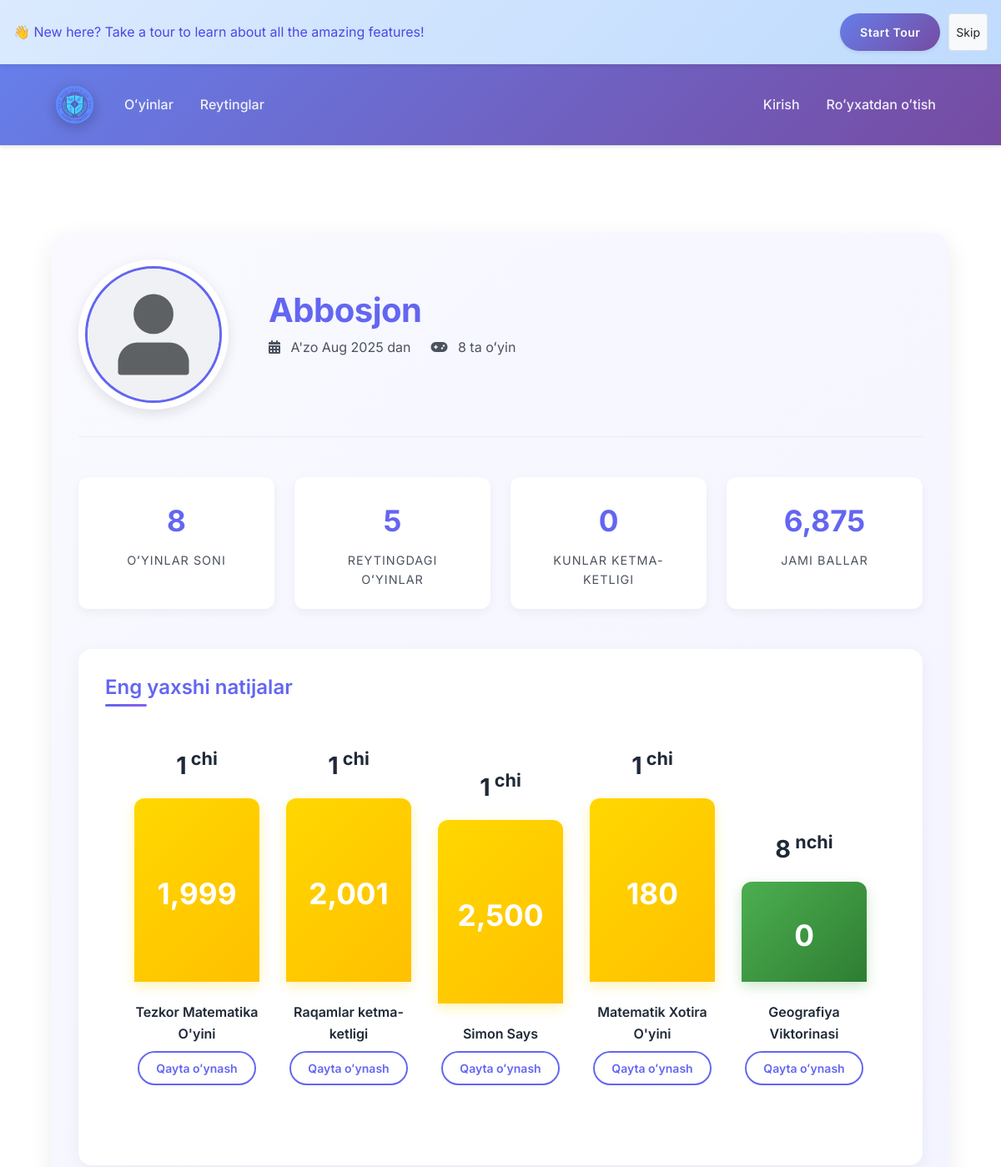
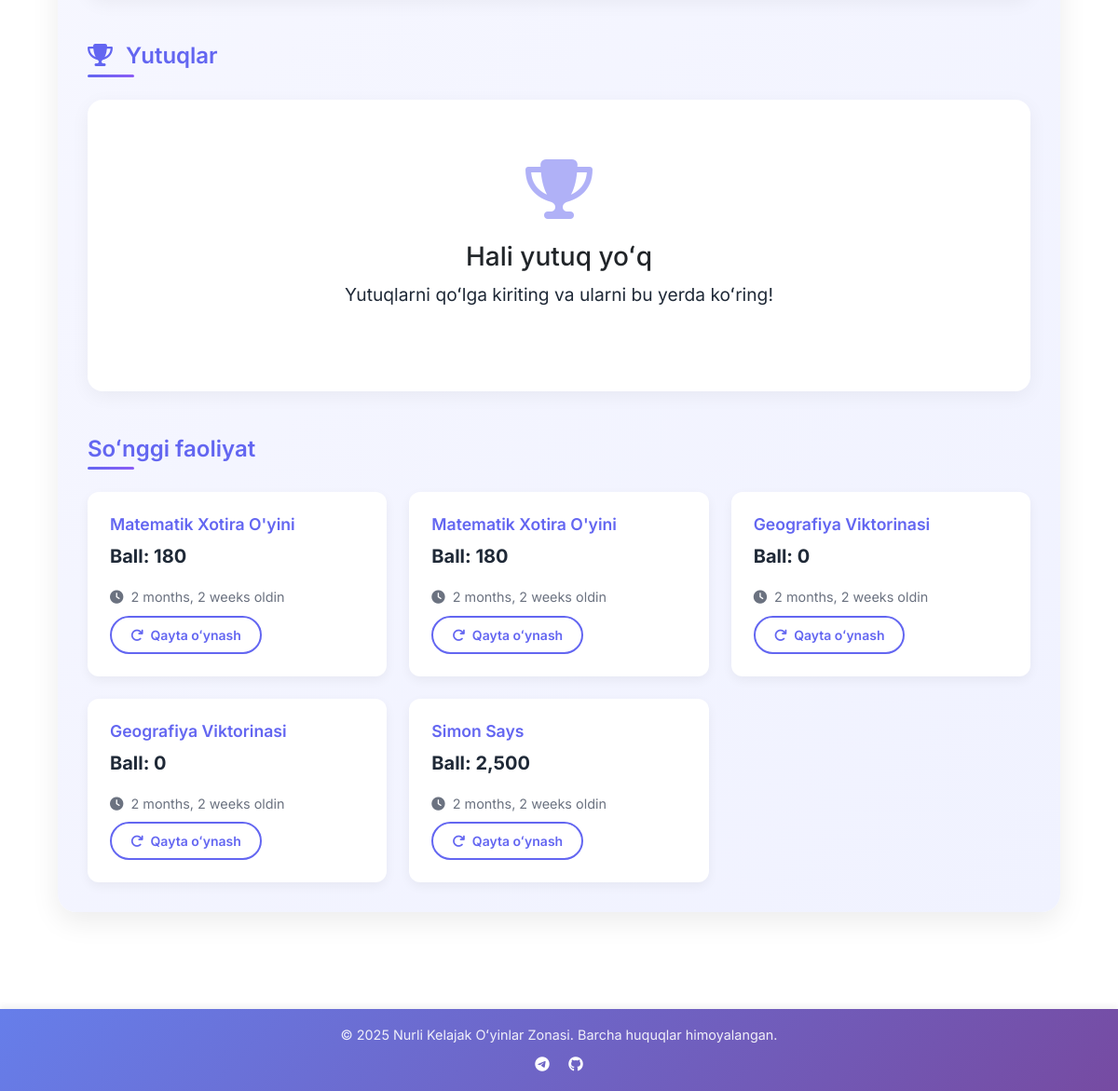
The page /accounts/profile/Abbosjon/ on the database its author committed (2 pictures, top to bottom).
### accounts/models.py (models this page shows, shortened)
class User(AbstractUser):
    avatar = models.ImageField(upload_to='avatars/', null=True, blank=True)
    bio = models.TextField(max_length=500, blank=True)
    groups = models.ManyToManyField(
        'auth.Group',
        related_name='custom_user_set',
        blank=True,
        help_text='The groups this user belongs to.',
        verbose_name='groups',
    )
    user_permissions = models.ManyToManyField(
        'auth.Permission',
        related_name='custom_user_set',
        blank=True,
        help_text='Specific permissions for this user.',
        verbose_name='user permissions',
    )

### games/models.py (models this page shows, shortened)
class Game(models.Model):
    DIFFICULTY_CHOICES = [
        ('easy', 'Easy'),
        ('medium', 'Medium'),
        ('hard', 'Hard'),
    ]
    CATEGORY_CHOICES = [
        ('math', 'Math'),
        ('geography', 'Geography'),
        ('memory', 'Memory'),
        ('word', 'Word/Language'),
        ('puzzle', 'Puzzle'),
        ('history', 'History'),
    ]
    name = models.CharField(max_length=100)
    slug = models.SlugField(unique=True)
    description = models.TextField()
    description_uzbek = models.TextField(blank=True, help_text="Uzbek description of the game")
    image = models.ImageField(
        upload_to=game_image_upload_path,
        null=True,
        blank=True,
        help_text="Upload game cover image (optimal size: 800x600px)"
    )
    is_active = models.BooleanField(default=True)
    difficulty_level = models.CharField(max_length=10, choices=DIFFICULTY_CHOICES, null=True, blank=True)
    category = models.CharField(max_length=20, choices=CATEGORY_CHOICES, null=True, blank=True)
    icon = models.CharField(max_length=50, default='fa-gamepad', help_text="Font Awesome icon class")

class GameScore(models.Model):
    user = models.ForeignKey(settings.AUTH_USER_MODEL, on_delete=models.CASCADE)
    game = models.ForeignKey('Game', on_delete=models.CASCADE)
    score = models.PositiveIntegerField()
    created_at = models.DateTimeField(auto_now_add=True)
    class Meta:
        ordering = ['-score']
        verbose_name = 'Game Score'
        verbose_name_plural = 'Game Scores'

### accounts/views.py (the view)
# urls.py: path('profile/<str:username>/', views.user_profile, name='user_profile'),
def user_profile(request, username):
    UserModel = get_user_model()
    try:
        profile_user = get_object_or_404(UserModel, username=username)
        total_points = GameScore.objects.filter(user=profile_user).aggregate(
            total=Sum('score')
        )['total'] or 0
        streak = 0
        today = datetime.now().date()
        current_date = today
        while GameScore.objects.filter(user=profile_user, created_at__date=current_date).exists():
            streak += 1
            current_date -= timedelta(days=1)
        stats = get_user_stats(profile_user)
        from .models import UserAchievement
        user_achievements = UserAchievement.objects.filter(user=profile_user).select_related('achievement')
        context = {
            'profile_user': profile_user,
            'games_played_count': stats['games_played_count'],
            'ranked_games_count': stats['ranked_games_count'],
            'daily_streak': streak,
            'total_points': total_points,
            'game_rankings': stats['game_rankings'],
            'recent_games': stats['recent_games'],
            'achievements': user_achievements,
            'is_own_profile': (request.user == profile_user)
        }
        return render(request, 'accounts/public_profile.html', context)
    except Exception as e:
        import logging
        logger = logging.getLogger(__name__)
        logger.error(f"Error in user_profile view: {str(e)}")
        raise Http404("User profile not found")

### accounts/templates/accounts/public_profile.html (shortened to what this page needs)
{% extends "base.html" %}
{% load static %}
{% load humanize %}
{% block content %}
<div class="profile-container">
    <div class="profile-header">
        <div class="avatar-container">
            <img src="{% if profile_user.avatar %}{{ profile_user.avatar.url }}{% else %}/media/avatars/avatar.png{% endif %}"
                 class="avatar-img"
                 alt="{{ profile_user.username }}'s avatar"
                 onerror="this.src='/media/avatars/avatar.png'">
        </div>
        <div class="profile-info">
            <h1 class="profile-username">{{ profile_user.username }}</h1>
            <div class="profile-meta">
                <span><i class="fas fa-calendar-alt me-2"></i> A'zo {{ profile_user.date_joined|date:"M Y" }} dan</span>
                <span><i class="fas fa-gamepad me-2"></i> {{ games_played_count|default:0 }} ta oʻyin</span>
            </div>
        </div>
    </div>
    <div class="stats-grid">
        <div class="stat-card">
            <div class="stat-value">{{ games_played_count|default:0 }}</div>
            <div class="stat-label">Oʻyinlar soni</div>
        </div>
        <div class="stat-card">
            <div class="stat-value">{{ ranked_games_count|default:0 }}</div>
            <div class="stat-label">Reytingdagi oʻyinlar</div>
        </div>
        <div class="stat-card" {% if daily_streak > 0 %}data-streak="true"{% endif %}>
            <div class="stat-value">{{ daily_streak|default:0 }}</div>
            <div class="stat-label">Kunlar ketma-ketligi</div>
        </div>
        <div class="stat-card">
            <div class="stat-value">{{ total_points|intcomma|default:0 }}</div>
            <div class="stat-label">Jami ballar</div>
        </div>
    </div>
    {% if game_rankings %}
    <div class="podium-container">
        <h2 class="section-title">Eng yaxshi natijalar</h2>
        <div class="podium">
            {% for ranking in game_rankings %}
            <div class="podium-place">
                <div class="podium-rank">
                    {{ ranking.position }}<sup>
                        {% if ranking.position == 1 %}chi
                        {% elif ranking.position == 2 %}nchi
                        {% elif ranking.position == 3 %}nchi
                        {% else %}nchi
                        {% endif %}
                    </sup>
                </div>
                <div class="podium-platform
                    {% if ranking.position == 1 %}podium-gold
                    {% elif ranking.position == 2 %}podium-silver
                    {% elif ranking.position == 3 %}podium-bronze
                    {% else %}podium-other{% endif %}">
                    <div class="podium-score">{{ ranking.high_score|intcomma }}</div>
                </div>
                <div class="podium-game">{{ ranking.game__name }}</div>
                <a href="{% url 'games:game_detail' ranking.game__slug %}" class="btn btn-sm btn-outline-primary mt-2">
                    Qayta oʻynash
                </a>
            </div>
            {% endfor %}
        </div>
    </div>
    {% else %}
    <div class="empty-state">
        <i class="fas fa-trophy empty-icon"></i>
        <h3>Hozircha reyting yoʻq</h3>
        <p class="empty-text">Reytingda koʻrinish uchun oʻyinlarda qatnashing!</p>
    </div>
    {% endif %}
    <div class="achievements-section">
        <h2 class="section-title">
            <i class="fas fa-trophy me-2"></i> Yutuqlar
        </h2>
        {% if achievements %}
            <div class="achievements-grid">
                {% for user_achievement in achievements %}
                <div class="achievement-card unlocked">
                    <div class="achievement-icon">
                        <i class="fas {{ user_achievement.achievement.icon }}"></i>
                    </div>
                    <div class="achievement-info">
                        <h4 class="achievement-title">{{ user_achievement.achievement.title }}</h4>
                        <p class="achievement-desc">{{ user_achievement.achievement.description }}</p>
                        <small class="achievement-date">
                            <i class="fas fa-calendar me-1"></i>{{ user_achievement.unlocked_at|date:"d.m.Y" }}
                        </small>
                    </div>
                </div>
                {% endfor %}
            </div>
        {% else %}
            <div class="empty-state">
                <i class="fas fa-trophy empty-icon"></i>
                <h3>Hali yutuq yoʻq</h3>
                <p class="empty-text">Yutuqlarni qoʻlga kiriting va ularni bu yerda koʻring!</p>
            </div>
        {% endif %}
    </div>
    <div class="game-activity">
        <h2 class="section-title">Soʻnggi faoliyat</h2>
        {% if recent_games %}
            <div class="activity-grid">
                {% for game in recent_games %}
                <div class="activity-card">
                    <h5 class="activity-game">{{ game.game.name }}</h5>
                    <p class="activity-score">Ball: {{ game.score|intcomma }}</p>
                    <div class="activity-meta">
                        <span><i class="fas fa-clock me-1"></i> {{ game.created_at|timesince }} oldin</span>
                        <a href="{% url 'games:game_detail' game.game.slug %}" class="btn btn-sm btn-outline-primary">
                            <i class="fas fa-redo me-1"></i> Qayta oʻynash
                        </a>
                    </div>
                </div>
                {% endfor %}
            </div>
        {% else %}
            <div class="empty-state">
                <i class="fas fa-gamepad empty-icon"></i>
                <h3>Soʻnggi faoliyat yoʻq</h3>
                <p class="empty-text">Faoliyatingizni koʻrish uchun oʻyinlarda qatnashing!</p>
            </div>
        {% endif %}
    </div>
</div>
{% endblock %}

### static/css/styles.css (style rules this page uses)
:root { --primary-color: #6366F1; --primary-dark: #4F46E5; --primary-light: #818CF8; --secondary-color: #8B5CF6; --accent-color: #FFFFFF; --background-color: #F8FAFC; --background-gradient: linear-gradient(135deg, #667EEA 0%, #764BA2 100%); --text-color: #1F2937; --text-light: #6B7280; --correct-color: #10B981; --wrong-color: #EF4444; --success-color: #22C55E; --warning-color: #F59E0B; --info-color: #3B82F6; --card-shadow: 0 4px 6px -1px rgba(0, 0, 0, 0.1), 0 2px 4px -1px rgba(0, 0, 0, 0.06); --card-shadow-hover: 0 20px 25px -5px rgba(0, 0, 0, 0.1), 0 10px 10px -5px rgba(0, 0, 0, 0.04); --card-shadow-lg: 0 25px 50px -12px rgba(0, 0, 0, 0.25); }
* { margin: 0; padding: 0; box-sizing: border-box; }
html { scroll-behavior: smooth; }
body { background-color: var(--background-color); color: var(--text-color); min-height: 100vh; display: flex; flex-direction: column; font-family: 'Inter', -apple-system, BlinkMacSystemFont, 'Segoe UI', Roboto, 'Helvetica Neue', Arial, sans-serif; line-height: 1.6; -webkit-font-smoothing: antialiased; -moz-osx-font-smoothing: grayscale; }
.btn-outline-primary { border: 2px solid var(--primary-color); color: var(--primary-color); font-weight: 600; border-radius: 9999px; padding: 0.5rem 1.25rem; transition: all 250ms ease-in-out; }

### static/css/theme.css (style rules this page uses)
:root { --bg-primary: #ffffff; --bg-secondary: #f8f9fa; --bg-tertiary: #e9ecef; --text-primary: #212529; --text-secondary: #6c757d; --border-color: #dee2e6; --card-bg: #ffffff; --card-shadow: 0 0.125rem 0.25rem rgba(0, 0, 0, 0.075); --accent-primary: #6f42c1; --accent-secondary: #e0e7ff; --link-color: #6f42c1; --link-hover: #5a32a3; --success-color: #28a745; --error-color: #dc3545; --warning-color: #ffc107; }
body { background-color: var(--bg-primary); color: var(--text-primary); }
a { color: var(--link-color); }
.card, .modal-content, [class*="card"] { background-color: var(--card-bg); color: var(--text-primary); border-color: var(--border-color); box-shadow: var(--card-shadow); transition: background-color 0.3s ease, color 0.3s ease, box-shadow 0.3s ease; }

### static/css/animations.css (style rules this page uses)
.btn { transition: all 0.3s ease; position: relative; overflow: hidden; }
button, a, input, select, textarea { transition: all 0.2s ease; }

### rows shown on the page
User: username "Abbosjon", date_joined "Aug 2025"
Game: game__name "Tezkor Matematika O'yini"
Game: game__name "Raqamlar ketma-ketligi"
Game: game__name "Simon Says"
Game: game__name "Matematik Xotira O'yini"
Game: game__name "Geografiya Viktorinasi"
GameScore: game.name "Matematik Xotira O'yini", score "180", created_at "2 months, 2 weeks"
GameScore: game.name "Matematik Xotira O'yini", score "180", created_at "2 months, 2 weeks"
GameScore: game.name "Geografiya Viktorinasi", score "0", created_at "2 months, 2 weeks"
GameScore: game.name "Geografiya Viktorinasi", score "0", created_at "2 months, 2 weeks"
GameScore: game.name "Simon Says", score "2,500", created_at "2 months, 2 weeks"

### other values the page prints
{{ games_played_count|default:0 }} "8"
{{ ranked_games_count|default:0 }} "5"
{{ daily_streak|default:0 }} "0"
{{ total_points|intcomma|default:0 }} "6,875"
{{ ranking.position }} "1" "1" "1" "1" "8"
{{ ranking.high_score|intcomma }} "1,999" "2,001" "2,500" "180" "0"
